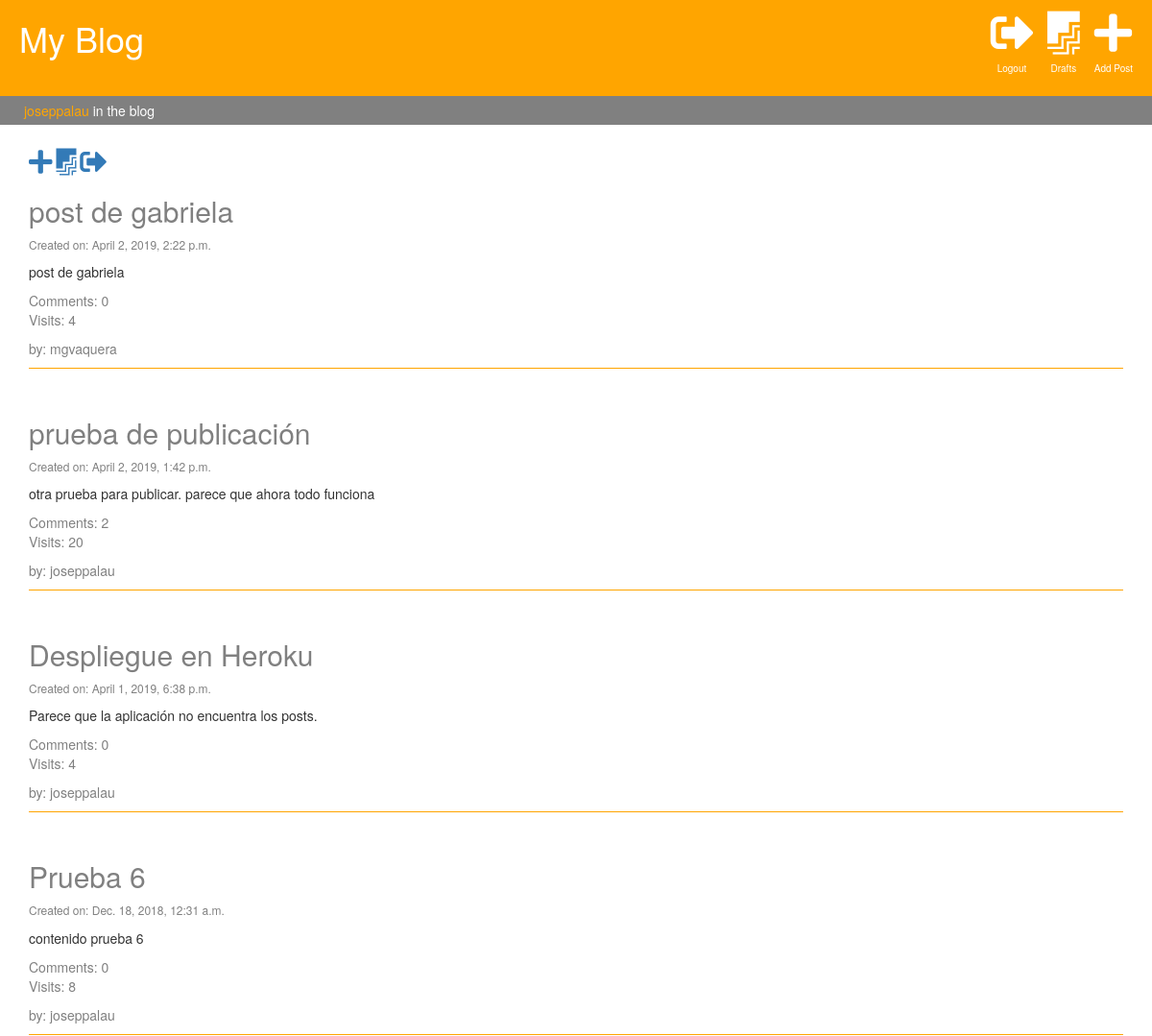
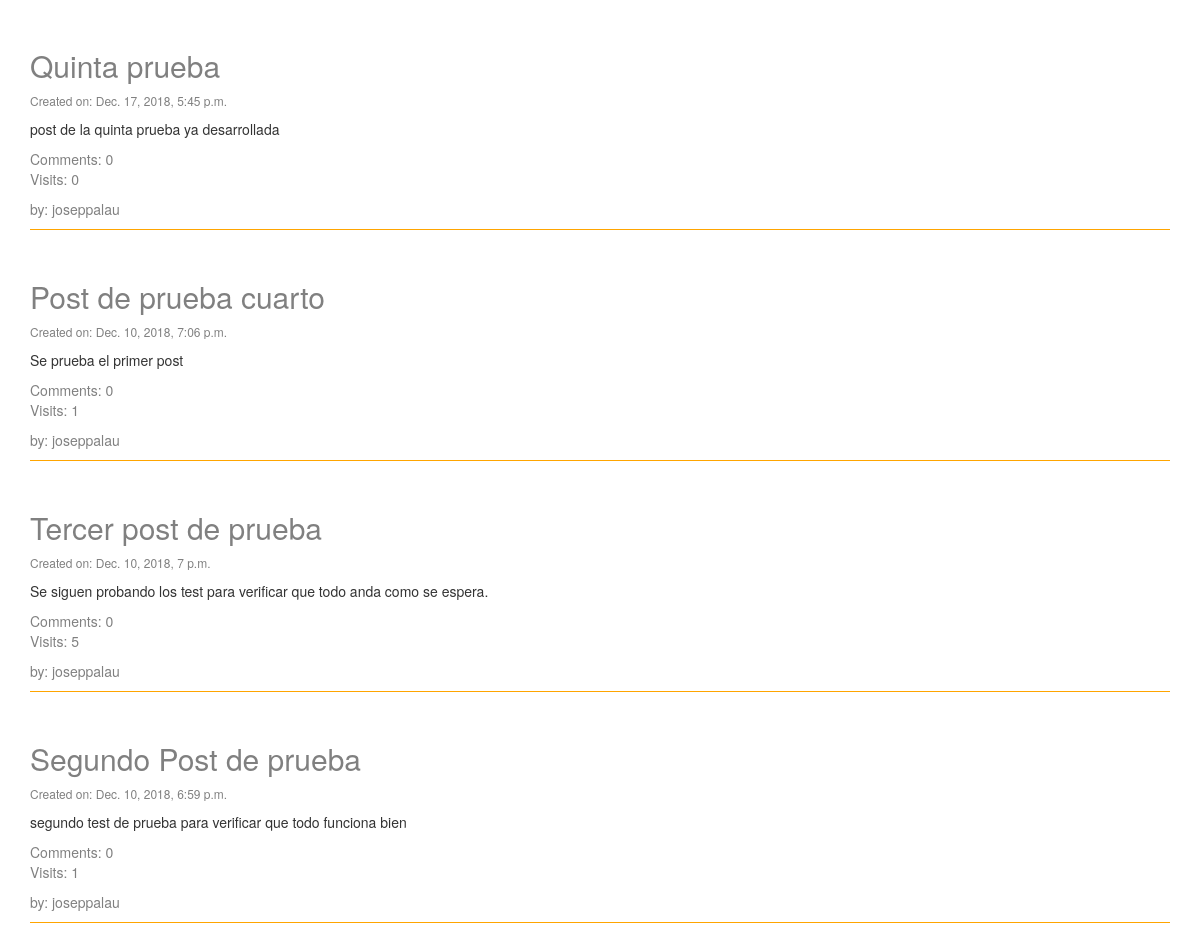
The app's page / (signed in) with its own data (2 pictures, top to bottom).
### blog/models.py (models this page shows, shortened)
class Post(models.Model):
    author = models.ForeignKey('auth.User', on_delete=models.CASCADE)
    title = models.CharField(max_length=200)
    post_text = models.TextField(default=" ")
    created_date = models.DateTimeField(default=timezone.now)
    published_date = models.DateTimeField(blank=True, null=True)
    visits = models.PositiveIntegerField(default=0)
    num_comments = models.PositiveIntegerField(default=0)

### blog/views.py (the view)
# urls.py: path('', views.post_list, name='post_list'),
def post_list(request):
    posts = Post.objects.filter(published_date__lte=timezone.now()).order_by('-published_date')
    stuff_frontend = {'posts': posts}
    return render(request, 'blog/post_list.html', stuff_frontend)

### blog/templates/blog/post_list.html (shortened to what this page needs)
{% extends 'blog/base.html' %}
{% block content %}
        {% if user.is_authenticated %}
             <a href="/post/new"><i class="fas fa-plus fa-2x"></i></a>
             <a href="{% url 'post_draft' %}"><i class="fab fa-firstdraft fa-2x"></i></a>
             <a href="/accounts/logout"><i class="fas fa-sign-out-alt fa-2x"></i></a>
        {% else %}
            <a href="/accounts/login"><i class="fas fa-sign-in-alt fa-2x"></i></a>
        {% endif %}
      {% for post in posts %}
      <div class="post">
          <h2><a href="post/{{post.pk}}">{{ post.title }}</a></h2>
          <div class="date">
              <p>Created on: {{ post.published_date }}</p>
          </div>
          <p>{{ post.post_text }}</p>
          <a href="{% url 'post_detail' pk=post.pk  %}">Comments: {{post.comments.count}}</a>
          <p style="color:grey">Visits: {{ post.visits }}</p>
          <p style="color:grey">by: {{post.author}}</p>
      </div>
      {% endfor %}
{% endblock %}

### blog/templates/blog/base.html (shortened to what this page needs)
{% load staticfiles %}
<!DOCTYPE html>
<html lang="en">
<head>
    <link rel="stylesheet" href="https://maxcdn.bootstrapcdn.com/bootstrap/3.3.7/css/bootstrap.min.css">
    <link rel="stylesheet" href="{% static 'css/style.css' %}">
    <link rel="stylesheet" href="https://use.fontawesome.com/releases/v5.6.1/css/all.css">
</head>
<body>
<div class = "page-header">
    <h1><a href="/">My Blog</a></h1>
    <ul>
        {% if user.is_authenticated %}
            <li>
                <a href="/post/new"><i class="fas fa-plus"></i></a>
                <p>Add Post</p>
            </li>
            <li>
                <a href="{% url 'post_draft' %}"><i class="fab fa-firstdraft"></i></a>
                <p>Drafts</p>
            </li>
            <li>
                <a href="/accounts/logout"><i class="fas fa-sign-out-alt"></i></a>
                <p>Logout</p>
            </li>
        {% else %}
            <li>
                <a href="/accounts/login"><i class="fas fa-sign-in-alt"></i></a>
                <p>Login</p>
            </li>
        {% endif %}
    </ul>
</div>
<div class="nav-user">
    {% if user.is_authenticated %}
        <p><span style="color:orange">{{user.username}}</span> in the blog</p>
    {% else %}
        <p><a href="/accounts/login">Log in</a> to edit your posts</p>
    {% endif %}
</div>
<div class="container">
    {% block content %}
    {% endblock %}
</div>
</body>
</html>

### blog/static/css/style.css (style rules this page uses)
.page-header { background-color: orange; height:100px; width:100%; font-size: 45px; margin-top:0px; vertical-align:middle; margin-bottom:0px; border-bottom:1px solid orange; }
.page-header h1 { display:inline-block; width: 200px; padding-left:20px; }
.page-header a { color:white; align:center; }
.page-header ul { list-style-type: none; width:500px; display:inline-block; vertical-align:middle; height:100px; float:right; padding-right:15px; }
.page-header ul li { float:right; display:inline-block; height:100px; vertical-align:middle; margin-left:10px; margin-right:5px; }
.page-header ul li p { color:white; font-size:10px; text-align:center; }
.nav-user { height:30px; align-items:center; margin-bottom:25px; background-color:grey; color:white; padding-left:25px; }
.nav-user p { padding-top:5px; }
.container { width:75% margin:0 auto; }
.post { margin-bottom:50px; border-bottom:0.5px solid orange; }
.post a, h2, h1 { color:grey; }
.date { font-size:12px; color:grey; }

### records on screen
Post: title "post de gabriela", published_date "April 2, 2019, 2:22 p.m.", post_text "post de gabriela", comments.count "0", visits "4", author "mgvaquera"
Post: title "prueba de publicación", published_date "April 2, 2019, 1:42 p.m.", post_text "otra prueba para publicar. parece que ahora todo funciona", comments.count "2", visits "20", author "joseppalau"
Post: title "Despliegue en Heroku", published_date "April 1, 2019, 6:38 p.m.", post_text "Parece que la aplicación no encuentra los posts.", comments.count "0", visits "4", author "joseppalau"
Post: title "Prueba 6", published_date "Dec. 18, 2018, 12:31 a.m.", post_text "contenido prueba 6", comments.count "0", visits "8", author "joseppalau"
Post: title "Quinta prueba", published_date "Dec. 17, 2018, 5:45 p.m.", post_text "post de la quinta prueba ya desarrollada", comments.count "0", visits "0", author "joseppalau"
Post: title "Post de prueba cuarto", published_date "Dec. 10, 2018, 7:06 p.m.", post_text "Se prueba el primer post", comments.count "0", visits "1", author "joseppalau"
Post: title "Tercer post de prueba", published_date "Dec. 10, 2018, 7 p.m.", post_text "Se siguen probando los test para verificar que todo anda como se espera.", comments.count "0", visits "5", author "joseppalau"
Post: title "Segundo Post de prueba", published_date "Dec. 10, 2018, 6:59 p.m.", post_text "segundo test de prueba para verificar que todo funciona bien", comments.count "0", visits "1", author "joseppalau"

### other values on screen
{{ user.username }} "joseppalau"
